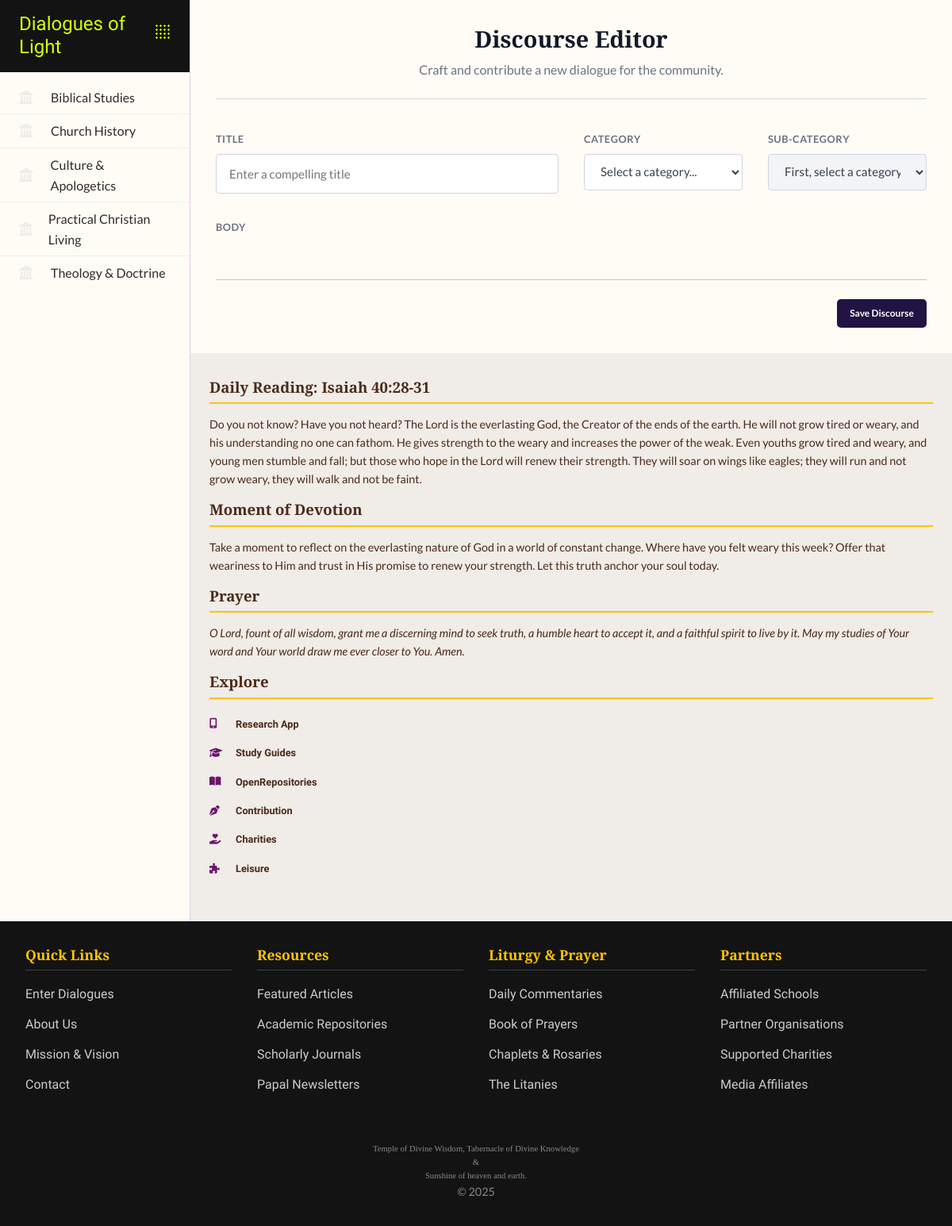
Page /discourse/3 on the committed database.
### app/dol_db/models.py (models this page shows, shortened)
class SubCategory(db.Model):
    __tablename__ = 'subcategories'
    id = db.Column(db.Integer, primary_key=True)
    name = db.Column(db.String(100), nullable=False)
    category_id = db.Column(db.Integer, db.ForeignKey('categories.id'), nullable=False)
    category = db.relationship('Category', back_populates='subcategories')
    discourses = db.relationship('DiscourseBlog', back_populates='subcategory', lazy='dynamic')
    __table_args__ = (db.UniqueConstraint('name', 'category_id', name='_name_category_uc'),)

class Category(db.Model):
    __tablename__ = 'categories'
    id = db.Column(db.Integer, primary_key=True)
    name = db.Column(db.String(100), unique=True, nullable=False)
    subcategories = db.relationship('SubCategory', back_populates='category', lazy=True, cascade="all, delete-orphan")

class Resource(db.Model):
    __tablename__ = 'resources'
    id = db.Column(db.Integer, primary_key=True)
    discourse_id = db.Column(db.Integer, db.ForeignKey('discourse_blogs.id'), nullable=False)
    type = db.Column(db.Enum(ResourceType), nullable=False)
    name = db.Column(db.String(200), nullable=False) # e.g., "Psalm 19:1" or "On the Incarnation"
    medium = db.Column(db.Enum(ResourceMedium)) # e.g., "Book", "Journal Article"
    link = db.Column(db.String(512)) # URL or reference text
    discourse = db.relationship('DiscourseBlog', back_populates='resources')

### app/dol_discourse/disc_routes.py (the view)
@discourse_bp.route('/<int:discourse_id>')
def view_discourse(discourse_id):
    discourse = DiscourseBlog.query\
        .options(
            joinedload(DiscourseBlog.subcategory).joinedload(SubCategory.category),
            joinedload(DiscourseBlog.author),
            joinedload(DiscourseBlog.resources) # Also load resources
        )\
        .get_or_404(discourse_id) # .get_or_404 is perfect for this, it will show a "Not Found" page if the ID is invalid.
    return render_template('discourse.html', discourse=discourse)

### app/dol_discourse/disc_routes.py (called while the page is built)
@discourse_bp.app_context_processor
def inject_enums_for_discourse_templates():
    def get_resource_types():
        return list(ResourceType)
    def get_resource_mediums():
        return list(ResourceMedium)
    return dict(
        get_resource_types=get_resource_types,
        get_resource_mediums=get_resource_mediums
    )

### app/routes.py (called while the page is built)
@bp.app_context_processor
def inject_now():
    return {'now': datetime.utcnow}

### app/dol_discourse/templates/discourse/discourse.html (shortened to what this page needs)
{% extends "layout.html" %}
{% block head_extensions %}
    <link rel="stylesheet" href="{{ url_for('discourse.static', filename='discourse.css') }}">
    <link href="https://cdn.jsdelivr.net/npm/quill@2.0.3/dist/quill.snow.css" rel="stylesheet">
{% endblock %}
{% block content %}
<div class="editor-container-full-width">
    <div class="editor-header">
        <h3>Discourse Editor</h3>
        <p>Craft and contribute a new dialogue for the community.</p>
    </div>
    <form id="discourse-editor-form">
        <div class="metadata-row">
            <div class="form-group form-col-6">
                <label for="discourse-title-input">Title</label>
                <input type="text" id="discourse-title-input" name="title" placeholder="Enter a compelling title" required>
            </div>
            <div class="form-group form-col-3">
                <label for="discourse-category-select">Category</label>
                <select id="discourse-category-select" name="category" required>
                    <option value="" disabled selected>Select a category...</option>
                </select>
            </div>
            <div class="form-group form-col-3">
                <label for="discourse-subcategory-select">Sub-Category</label>
                <select id="discourse-subcategory-select" name="subcategory_id" required disabled>
                    <option value="">First, select a category</option>
                </select>
            </div>
        </div>
        <div class="form-group">
            <label for="editor-target-div">Body</label>
        </div>
        <div class="form-footer">
            <button type="submit" class="btn-submit">Save Discourse</button>
        </div>
    </form>
</div>
{% endblock %}

### app/templates/layout.html (shortened to what this page needs)
<!DOCTYPE html>
<html lang="en">
<head>
    <link rel="stylesheet" href="https://cdnjs.cloudflare.com/ajax/libs/font-awesome/6.4.0/css/all.min.css">
    <link rel="stylesheet" href="{{ url_for('static', filename='css/bootstrap.min.css') }}">
    <link rel="stylesheet" href="{{ url_for('static', filename='css/bootstrap-icons.css') }}">
    <link rel="stylesheet" href="{{ url_for('static', filename='css/style.css') }}">
    {% block head_extensions %}{% endblock %}
</head>
<body>
    <div class="site-grid">
        <nav class="main-nav " id="main-nav">
            <div class="logo-dropdown" >
                <div class="logo">
                    <a href="{{ url_for('main.splash') }}">
                        <h1>Dialogues of Light</h1>
                    </a>
                </div>
                <div class="header-accent-dots" id="logo-dropdown-trigger"></div>
            </div>
            <ul>
                {% for category in sidebar_data %}
                <li>
                    <a href="#" class="main-topic-link" data-topic-id="{{ category.id }}">
                        <i class="fas {{ category.icon }}"></i>
                        <span>{{ category.name }}</span>
                    </a>
                </li>
                {% endfor %}
            </ul>
        </nav>
        <main class="main-content">
            {% block content %}{% endblock %}
        </main>
        <aside class="right-sidebar">
            <div class="daily-content">
                <section id="daily-reading">
                    <h4>{{ daily_data.get('reading', {}).get('title', 'Daily Reading') }}</h4>
                    <p>{{ daily_data.get('reading', {}).get('body', 'Content unavailable.') }}</p>
                </section>
                <section id="daily-devotion">
                    <h4>{{ daily_data.get('devotion', {}).get('title', 'Moment of Devotion') }}</h4>
                    <p>{{ daily_data.get('devotion', {}).get('body', 'Content unavailable.') }}</p>
                </section>
                <section id="daily-prayer">
                    <h4>{{ daily_data.get('prayer', {}).get('title', 'Prayer') }}</h4>
                    <p><em>{{ daily_data.get('prayer', {}).get('body', 'Content unavailable.') }}</em></p>
                </section>
            </div>
            <div class="sidebar-links">
                <h4>Explore</h4>
                <ul>
                    <li><a href="#"><i class="fas fa-mobile-alt"></i> Research App</a></li>
                    <li><a href="#"><i class="fas fa-graduation-cap"></i> Study Guides</a></li>
                    <li><a href="#"><i class="fas fa-book-open"></i> OpenRepositories</a></li>
                    <li><a href="#"><i class="fas fa-pen-nib"></i> Contribution</a></li>
                    <li><a href="#"><i class="fas fa-hand-holding-heart"></i> Charities</a></li>
                    <li><a href="#"><i class="fas fa-puzzle-piece"></i> Leisure</a></li>
                </ul>
            </div>
        </aside>
    </div>
    <footer class="site-footer">
        <div class="footer-container">
            <div class="footer-column">
                <h4>Quick Links</h4>
                <ul>
                    <li><a href="{{ url_for('discourse.dialogues') }}">Enter Dialogues</a></li>
                    <li><a href="#">About Us</a></li>
                    <li><a href="#">Mission & Vision</a></li>
                    <li><a href="#">Contact</a></li>
                </ul>
            </div>
            <div class="footer-column">
                <h4>Resources</h4>
                <ul>
                    <li><a href="#">Featured Articles</a></li>
                    <li><a href="#">Academic Repositories</a></li>
                    <li><a href="#">Scholarly Journals</a></li>
                    <li><a href="#">Papal Newsletters</a></li>
                </ul>
            </div>
            <div class="footer-column">
                <h4>Liturgy & Prayer</h4>
                <ul>
                    <li><a href="#">Daily Commentaries</a></li>
                    <li><a href="#">Book of Prayers</a></li>
                    <li><a href="#">Chaplets & Rosaries</a></li>
                    <li><a href="#">The Litanies</a></li>
                </ul>
            </div>
            <div class="footer-column">
                <h4>Partners</h4>
                <ul>
                    <li><a href="#">Affiliated Schools</a></li>
                    <li><a href="#">Partner Organisations</a></li>
                    <li><a href="#">Supported Charities</a></li>
                    <li><a href="#">Media Affiliates</a></li>
                </ul>
            </div>
        </div>
        <div class="footer-bottom">
            <p class="tight-p">Temple of Divine Wisdom, Tabernacle of Divine Knowledge</p>
            <p class="tight-p">&</p>
            <p class="tight-p">Sunshine of heaven and earth.</p>
            <p>© {{ now().year }} </p>
        </div>
    </footer>
</body>
</html>

### app/dol_discourse/static/discourse.css (style rules this page uses)
:root { --editor-primary: #8d7e5e; --editor-primary-dark: #eb9c25; --editor-primary-rgb: 59, 130, 246; --editor-bg: #ffffff; --editor-bg-soft: #f9fafb; --editor-bg-mute: #f3f4f6; --editor-text: #374151; --editor-heading: #111827; --editor-text-muted: #6b7280; --editor-border: #d1d5db; --editor-border-soft: #c7c1ba; --editor-success: #28a745; --editor-error: #dc3545; --accent-color: #f5bd04; --royal-violet: #6b156b; --deep-blue: #221344; --soft-pink: #f0ece8; --earth-brown: #4b2b18; --luminous-green: #d6ff0a; }
.editor-container-full-width { width: 100%; padding: 2rem; }
.editor-header { text-align: center; margin-bottom: 2.5rem; padding-bottom: 1.5rem; border-bottom: 1px solid var(--editor-border); }
.editor-header h3 { font-size: 1.8rem; color: var(--editor-heading); margin-bottom: 0.5rem; }
.editor-header p { font-size: 1rem; color: var(--editor-text-muted); max-width: 600px; margin: 0 auto; }
#discourse-editor-form { display: flex; flex-direction: column; gap: 2rem; }
.metadata-row { display: flex; flex-wrap: wrap; gap: 2rem; }
.form-group { display: flex; flex-direction: column; flex-grow: 1; }
.form-col-6 { flex-basis: 100%; }
.form-col-3 { flex-basis: 100%; }
@media (min-width: 768px) { .form-col-6 { flex-basis: calc(50% - 1rem); } }
@media (min-width: 768px) { .form-col-3 { flex-basis: calc(25% - 1.5rem); } }
.form-group label { font-size: 0.8rem; font-weight: 600; text-transform: uppercase; color: var(--editor-text-muted); margin-bottom: 0.5rem; letter-spacing: 0.5px; }
.form-group input[type="text"], .form-group select { width: 100%; padding: 0.75rem 1rem; font-size: 0.95rem; border: 1px solid var(--editor-border); border-radius: 4px; background-color: var(--editor-bg); color: var(--editor-text); transition: border-color 0.2s, box-shadow 0.2s; }
.form-group select[disabled] { background-color: var(--editor-bg-mute); cursor: not-allowed; }
.form-footer { display: flex; justify-content: space-between; align-items: center; margin-top: 5px; padding-left: calc(33.33% + 15px); }
#discourse-editor-form .form-footer { display: flex; justify-content: space-between; align-items: center; padding-top: 1.5rem; border-top: 1px solid var(--editor-border-soft); margin-top: 1rem; }
.btn-submit { background-color: var(--deep-blue); color: white; padding: 0.5rem 1rem; border: none; border-radius: 5px; cursor: pointer; font-size: 0.75rem; font-weight: 600; transition: background-color 0.2s ease-in-out; }

### rows in the picture
SubCategory: name "Biblical Studies"
Resource: name "Church History"
SubCategory: name "Culture & Apologetics"
SubCategory: name "Practical Christian Living"
SubCategory: name "Theology & Doctrine"

### other values in the picture
{{ daily_data.get('reading', {}).get('title', 'Daily Reading') }} "Daily Reading: Isaiah 40:28-31"
{{ daily_data.get('devotion', {}).get('title', 'Moment of Devotion') }} "Moment of Devotion"
{{ daily_data.get('prayer', {}).get('title', 'Prayer') }} "Prayer"
